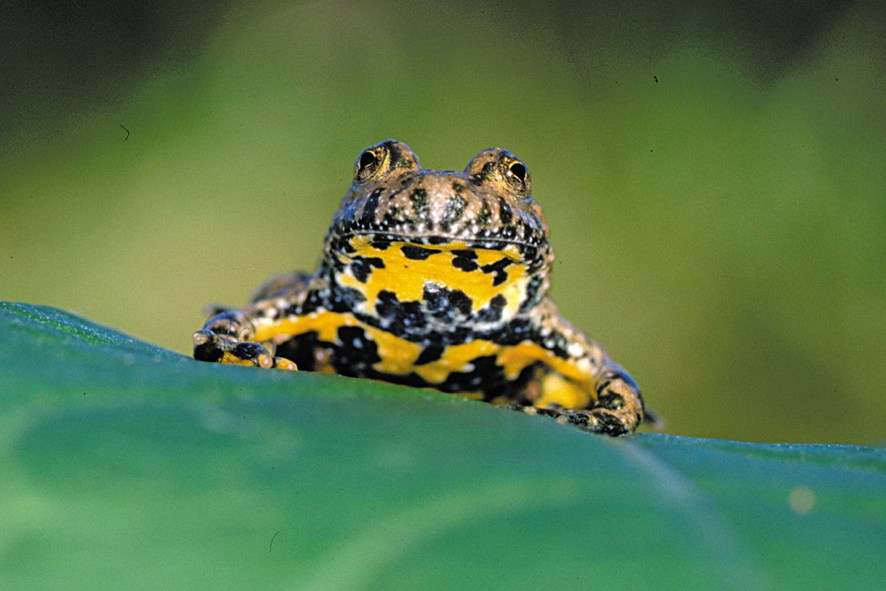
#> input picture unke.jpg, 886 x 591 px, found by its file name
$ python ex.py
#> lines starting #> are read from the running program, lines starting #| are printed output that depends on the picture; after the words box and inside, x2 and y2 are one past the last pixel; in counts of white or black regions, pixels touching at a corner belong together
import cv2 as cv
import sys
from matplotlib import pyplot as plt
img = cv.imread("unke.jpg")
#> img is the input picture: shape (591, 886, 3); mean B, G, R 73.9, 120, 88


if img is None:
    sys.exit("Could not read the image.")

edges = cv.Canny(img,50,200)
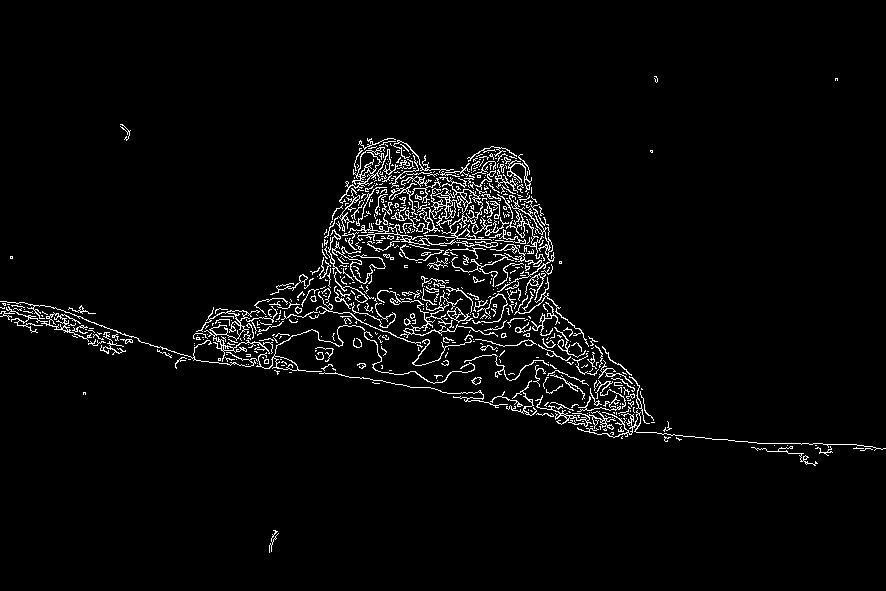
#> edges: shape (591, 886); 3.4% white in thin lines or dots, all inside (x1, y1, x2, y2) = (0, 76, 886, 553)

plt.subplot(121),plt.imshow(img,cmap = 'gray')
plt.title('Original Image'), plt.xticks([]), plt.yticks([])
plt.subplot(122),plt.imshow(edges,cmap = 'gray')
plt.title('Edge Image'), plt.xticks([]), plt.yticks([])
plt.show()
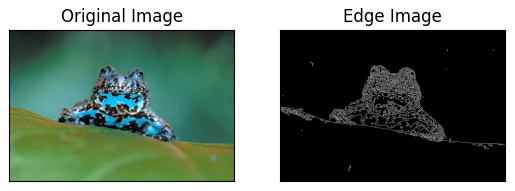
#> figure drawn by matplotlib, 2 panels; B, G, R data is drawn as R, G, B


# [4 lines of commented-out code are left out]
